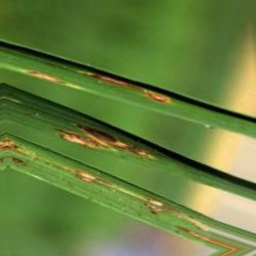
#> input picture outputs/datasets/final_train_balanced_complete/BL/aug_BL_00011_blast__0_1331.jpg, 256 x 256 px; its folder holds only this picture in this run
$ python infer.py -i ../outputs/datasets/final_train_balanced_complete/BL/aug_BL_00011_blast__0_1331.jpg
#> lines starting #> are read from the running program, lines starting #| are printed output that depends on the picture; after the words box and inside, x2 and y2 are one past the last pixel; in counts of white or black regions, pixels touching at a corner belong together
### src/preprocessing.py
"""Image preprocessing: Resizing to 224x224 and Logarithmic Illumination Enhancement.
Paper Reference: Section "Image preprocessing", Eqs. 2, 7, 8 (Pages 7-9).
"""

import os
from typing import Tuple, Union
import cv2
import numpy as np


def load_image_rgb(image_path: str) -> np.ndarray:
    """Load an image from disk and convert to RGB format."""
    if not os.path.isfile(image_path):
        raise FileNotFoundError(f"Image not found at path: {image_path}")

    bgr = cv2.imread(image_path)
    if bgr is None:
        raise ValueError(f"Failed to decode image: {image_path}")

    rgb = cv2.cvtColor(bgr, cv2.COLOR_BGR2RGB)
    return rgb


def resize_image(image: np.ndarray, target_size: Tuple[int, int] = (224, 224)) -> np.ndarray:
    """Resize image to target (height, width) matching Eq. 2 of the paper."""
    h, w = target_size
    # cv2.resize expects (width, height)
    resized = cv2.resize(image, (w, h), interpolation=cv2.INTER_LINEAR)
    return resized


def apply_logarithmic_enhancement(
    image: np.ndarray,
    c: float = 2.0
) -> np.ndarray:
    """Apply the paper's logarithmic illumination enhancement.

    Eq. 7: DtNorm = Dt / 255
    Eq. 8: DtLog = c * log(1 + DtNorm), with c = 2.0

    Args:
        image: RGB uint8 image array with shape (H, W, 3).
        c: Scaling constant (default 2.0 as specified in paper Eq. 8).

    Returns:
        Enhanced float32 array in range [0, c * ln(2)] ≈ [0, 1.3863].
    """
    if image.dtype != np.uint8 and image.max() > 1.0:
        norm = image.astype(np.float32) / 255.0
    elif image.dtype == np.uint8:
        norm = image.astype(np.float32) / 255.0
    else:
        norm = image.astype(np.float32)

    norm = np.clip(norm, 0.0, 1.0)
    # Using np.log1p for numerical accuracy: log(1 + x)
    enhanced = c * np.log1p(norm)
    return enhanced.astype(np.float32)


def preprocess_image(
    image_path: str,
    target_size: Tuple[int, int] = (224, 224),
    c: float = 2.0
) -> Tuple[np.ndarray, np.ndarray]:
    """Complete image loading, resizing, and logarithmic enhancement pipeline.

    Returns:
        (resized_rgb_uint8, enhanced_float32)
    """
    raw_rgb = load_image_rgb(image_path)
    resized = resize_image(raw_rgb, target_size=target_size)
    enhanced = apply_logarithmic_enhancement(resized, c=c)
    return resized, enhanced

### src/features.py
"""Handcrafted Feature Extraction: Color Correlogram, Multi-Level MCLBP, and Feature Fusion.
Paper Reference: Section "Feature extraction", Eqs. 9-13 (Pages 9-13).

- Color Correlogram (CC): 16 quantized colors, spatial distance D=1, joint probability matrix (256-D).
- Multi-Level MCLBP: 3x3 patch (P=8, R=1), 256 bins per channel (R, G, B), L x L grid blocks (L^2 * 768-D).
- Feature Fusion: Horizontal vector concatenation [CC + MCLBP] yielding 256 + (L^2 * 768) dimensions.
"""

import hashlib
import os
from typing import Dict, List, Optional, Tuple, Union
import cv2
import numpy as np


def quantize_16_colors(rgb_img: np.ndarray) -> np.ndarray:
    """Quantize RGB image into 16 discrete color bins matching paper's 16-bin design.
    4 bins on Green, 2 bins on Red, 2 bins on Blue:
    Red: [0..127]->0, [128..255]->1 (2 levels)
    Green: [0..63]->0, [64..127]->1, [128..191]->2, [192..255]->3 (4 levels)
    Blue: [0..127]->0, [128..255]->1 (2 levels)
    Resulting index in [0, 15].
    """
    if rgb_img.dtype != np.uint8 and rgb_img.max() <= 1.5:
        # If float normalized or enhanced, scale to [0, 255]
        scaled = np.clip(rgb_img * (255.0 / max(1e-5, rgb_img.max())), 0, 255).astype(np.uint8)
    else:
        scaled = np.clip(rgb_img, 0, 255).astype(np.uint8)

    r = (scaled[:, :, 0] // 128).astype(np.int32)
    g = (scaled[:, :, 1] // 64).astype(np.int32)
    b = (scaled[:, :, 2] // 128).astype(np.int32)

    color_map = (r * 8 + g * 2 + b).astype(np.int32)
    return color_map


def compute_color_correlogram(
    rgb_img: np.ndarray,
    distance: int = 1,
    normalize: bool = True
) -> np.ndarray:
    """Compute Color Correlogram table according to Eq. 9.
    Indexed by color pairs (c_i, c_j) at spatial distance D.

    Returns:
        1D array of shape (256,) representing the 16x16 joint co-occurrence probabilities.
    """
    c_map = quantize_16_colors(rgb_img)
    h, w = c_map.shape
    d = distance

    # 8-connected neighborhood at distance d (Chebyshev distance)
    shifts = [
        (-d, -d), (-d, 0), (-d, d),
        (0, -d),           (0, d),
        (d, -d),  (d, 0),  (d, d)
    ]

    co_occurrence = np.zeros(256, dtype=np.float64)

    for dy, dx in shifts:
        y1_s = max(0, -dy); y1_e = min(h, h - dy)
        x1_s = max(0, -dx); x1_e = min(w, w - dx)
        y2_s = max(0, dy);  y2_e = min(h, h + dy)
        x2_s = max(0, dx);  x2_e = min(w, w + dx)

        c1 = c_map[y1_s:y1_e, x1_s:x1_e].ravel()
        c2 = c_map[y2_s:y2_e, x2_s:x2_e].ravel()

        pairs = c1 * 16 + c2
        counts = np.bincount(pairs, minlength=256)
        co_occurrence += counts

    if normalize:
        total = co_occurrence.sum()
        if total > 0:
            co_occurrence = co_occurrence / total

    return co_occurrence.astype(np.float32)


def compute_channel_lbp(channel: np.ndarray) -> np.ndarray:
    """Compute classical 3x3 LBP with P=8, R=1 on a single 2D channel array (Eq. 11)."""
    h, w = channel.shape
    center = channel[1:-1, 1:-1]
    lbp = np.zeros((h - 2, w - 2), dtype=np.uint8)

    # 8-neighbor offsets and corresponding bit weights 2^p
    # Order: (-1,-1), (-1,0), (-1,1), (0,1), (1,1), (1,0), (1,-1), (0,-1)
    shifts = [
        (-1, -1, 0), (-1, 0, 1), (-1, 1, 2), (0, 1, 3),
        (1, 1, 4),   (1, 0, 5),  (1, -1, 6), (0, -1, 7)
    ]

    for dy, dx, bit in shifts:
        neigh = channel[1 + dy : h - 1 + dy, 1 + dx : w - 1 + dx]
        lbp |= ((neigh >= center).astype(np.uint8) << bit)

    return lbp


def extract_mclbp_multilevel(
    img_rgb: np.ndarray,
    level: int = 5,
    l1_normalize_blocks: bool = True
) -> np.ndarray:
    """Extract Multi-Level Multi-Channel Local Binary Pattern (MCLBP) features.

    Paper Reference:
    - Eq. 10: Decomposes image into N = L^2 equal blocks.
    - Eq. 11: 256-bin LBP histogram per channel.
    - Eq. 12: Concatenates across Red, Green, Blue channels (768 features per block).

    Args:
        img_rgb: RGB image (uint8 or float) with shape (H, W, 3).
        level: Multi-level grid count L (yields L^2 blocks).
        l1_normalize_blocks: Whether each block's 768-D histogram is L1 normalized.

    Returns:
        1D array of shape (L^2 * 768,).
    """
    if level < 1:
        raise ValueError(f"MCLBP level must be >= 1, got {level}")

    h, w, c = img_rgb.shape
    block_h = h // level
    block_w = w // level

    # Precompute full LBP map for all 3 color channels
    lbp_maps = []
    for ch in range(3):
        channel_data = img_rgb[:, :, ch]
        lbp_map = compute_channel_lbp(channel_data)
        lbp_maps.append(lbp_map)

    # Valid inner LBP region has shape (h-2, w-2)
    inner_h, inner_w = h - 2, w - 2

    block_descriptors = []
    for bi in range(level):
        for bj in range(level):
            y_s = max(0, bi * block_h - 1)
            y_e = min(inner_h, (bi + 1) * block_h - 1)
            x_s = max(0, bj * block_w - 1)
            x_e = min(inner_w, (bj + 1) * block_w - 1)

            ch_hists = []
            for ch in range(3):
                sub_lbp = lbp_maps[ch][y_s:y_e, x_s:x_e]
                hist, _ = np.histogram(sub_lbp, bins=256, range=(0, 256))
                hist = hist.astype(np.float64)
                ch_hists.append(hist)

            block_vec = np.concatenate(ch_hists)  # Shape (768,)
            if l1_normalize_blocks:
                total = block_vec.sum()
                if total > 0:
                    block_vec = block_vec / total
            block_descriptors.append(block_vec)

    mclbp_feature_vector = np.concatenate(block_descriptors)
    return mclbp_feature_vector.astype(np.float32)


def fuse_features(cc_vec: np.ndarray, mclbp_vec: np.ndarray) -> np.ndarray:
    """Concatenate CC and MCLBP feature vectors matching Eq. 13 of the paper.

    FE = [gamma(D) + LBP(RGB)]

    Returns:
        1D array of shape (256 + L^2 * 768,).
    """
    return np.concatenate([cc_vec, mclbp_vec]).astype(np.float32)


def extract_fused_features_for_image(
    image_rgb: np.ndarray,
    level: int = 5,
    cc_distance: int = 1,
    l1_normalize_blocks: bool = True
) -> np.ndarray:
    """End-to-end extraction and fusion of CC and MCLBP features for a single image."""
    cc = compute_color_correlogram(image_rgb, distance=cc_distance, normalize=True)
    mclbp = extract_mclbp_multilevel(image_rgb, level=level, l1_normalize_blocks=l1_normalize_blocks)
    fused = fuse_features(cc, mclbp)
    return fused


# [12 lines left out: function get_feature_cache_path, not called in this run]

### src/infer.py
"""Single-image inference pipeline for rice plant disease classification.
Reproduces the paper's exact feature extraction, scaling, and classification steps:
1. Input validation & loading (JPG, JPEG, PNG, 3-channel color).
2. Resizing to 224x224 & Logarithmic Illumination Enhancement (c=2.0).
3. 256-D Color Correlogram + 6,912-D Level 3 MCLBP feature fusion (7,168-D).
4. Feature standardization via fitted StandardScaler from training.
5. One-Against-All RBF SVM prediction and decision scores.
"""

import argparse
import json
import os
import sys
from pathlib import Path
from typing import Dict, List, Optional, Tuple, Union
import cv2
import numpy as np

from src.features import extract_fused_features_for_image
from src.model import RicePlantClassifier
from src.preprocessing import preprocess_image


# Verified agronomic and taxonomic disease metadata
DISEASE_METADATA = {
    "BL": {
        "full_name": "Blast",
        "scientific_name": "Magnaporthe oryzae (syn. Pyricularia oryzae)",
        "pathogen_type": "Fungus",
        "description": "Fungal disease causing diamond-shaped or spindle lesions with gray centers on rice leaves."
    },
    "BLB": {
        "full_name": "Bacterial Leaf Blight",
        "scientific_name": "Xanthomonas oryzae pv. oryzae",
        "pathogen_type": "Bacterium",
        "description": "Bacterial vascular disease producing yellow-orange wavy lesions progressing down the leaf blades."
    },
    "BS": {
        "full_name": "Brown Spot",
        "scientific_name": "Bipolaris oryzae (syn. Helminthosporium oryzae)",
        "pathogen_type": "Fungus",
        "description": "Fungal disease exhibiting small, oval to circular brown spots with lighter brownish centers."
    },
    "SB": {
        "full_name": "Sheath Blight",
        "scientific_name": "Rhizoctonia solani (teleomorph: Thanatephorus cucumeris)",
        "pathogen_type": "Fungus",
        "description": "Soilborne fungal disease forming snake-skin like, irregular grayish-green water-soaked lesions."
    },
    "TU": {
        "full_name": "Tungro",
        "scientific_name": "Rice tungro bacilliform virus (RTBV) & Rice tungro spherical virus (RTSV)",
        "pathogen_type": "Virus complex",
        "description": "Leafhopper-vectored viral disease causing leaf yellowing, stunting, and reduced tillering."
    }
}

ALLOWED_EXTENSIONS = {".jpg", ".jpeg", ".png"}

# Global cache for the loaded model to avoid redundant disk I/O on repeated calls
_CACHED_MODEL: Optional[RicePlantClassifier] = None
_CACHED_MODEL_PATH: Optional[str] = None


def get_model(model_path: str = "outputs/final_model/rice_svm_model.pkl") -> RicePlantClassifier:
    """Load and cache the trained RicePlantClassifier artifact."""
    global _CACHED_MODEL, _CACHED_MODEL_PATH
    if _CACHED_MODEL is None or _CACHED_MODEL_PATH != model_path:
        if not os.path.isfile(model_path):
            raise FileNotFoundError(f"Trained model artifact not found at: {model_path}")
        _CACHED_MODEL = RicePlantClassifier.load(model_path)
        _CACHED_MODEL_PATH = model_path
    return _CACHED_MODEL


def validate_image_file(image_path: str) -> Path:
    """Validate that the input image path exists, has supported format, and is readable."""
    path = Path(image_path)
    if not path.exists():
        raise FileNotFoundError(f"Input image file does not exist: {image_path}")
    if not path.is_file():
        raise ValueError(f"Input path is not a regular file: {image_path}")

    ext = path.suffix.lower()
    if ext not in ALLOWED_EXTENSIONS:
        raise ValueError(
            f"Unsupported file extension '{ext}'. Supported formats: {sorted(list(ALLOWED_EXTENSIONS))}"
        )

    return path


def load_and_validate_rgb(image_path: str) -> np.ndarray:
    """Load image from disk and strictly validate dimensions and color channels."""
    path = validate_image_file(image_path)

    # Read image using OpenCV
    bgr = cv2.imread(str(path), cv2.IMREAD_UNCHANGED)
    if bgr is None:
        raise ValueError(f"Failed to decode image. File may be corrupted or not a valid image: {image_path}")

    # Check channel count
    if bgr.ndim == 2:
        raise ValueError(
            f"Incompatible image format: Image '{path.name}' is single-channel grayscale (2D). "
            f"The pipeline requires 3-channel color (RGB) images."
        )

    if bgr.ndim == 3 and bgr.shape[2] == 1:
        raise ValueError(
            f"Incompatible image format: Image '{path.name}' has only 1 channel. "
            f"The pipeline requires 3-channel color (RGB) images."
        )

    if bgr.ndim == 3 and bgr.shape[2] == 4:
        # Convert BGRA to BGR
        bgr = cv2.cvtColor(bgr, cv2.COLOR_BGRA2BGR)
    elif bgr.ndim == 3 and bgr.shape[2] != 3:
        raise ValueError(
            f"Incompatible image format: Image '{path.name}' has unexpected number of channels: {bgr.shape[2]}."
        )

    # Verify dimensions are viable
    if bgr.shape[0] < 16 or bgr.shape[1] < 16:
        raise ValueError(
            f"Image dimensions ({bgr.shape[1]}x{bgr.shape[0]}) are too small. Minimum required: 16x16 pixels."
        )

    rgb = cv2.cvtColor(bgr, cv2.COLOR_BGR2RGB)
    return rgb


def predict_rice_disease(
    image_path: str,
    model_path: str = "outputs/final_model/rice_svm_model.pkl",
    level: int = 3,
    cc_distance: int = 1,
    log_c: float = 2.0
) -> Dict:
    """Execute end-to-end inference on a single rice leaf image.

    Pipeline Steps:
    1. Validate input path, file integrity, and 3-channel RGB representation.
    2. Resize to 224x224 & apply logarithmic illumination enhancement (c=2.0).
    3. Extract 256-D Color Correlogram features.
    4. Extract 6,912-D Level 3 MCLBP features (3x3 grid * 768 bins/block).
    5. Concatenate to 7,168-D fused feature vector.
    6. Transform using the trained StandardScaler embedded in the saved model.
    7. Predict class and compute per-class SVM decision scores.

    Note:
        Decision scores are raw One-Against-All SVM hyperplane margins,
        where higher positive scores indicate stronger separation.
        They are not calibrated probabilities.

    Returns:
        Structured dictionary containing predicted class, full disease name,
        pathogen metadata, decision scores, and ranked class list.
    """
    # 1. Validate & load image
    rgb_raw = load_and_validate_rgb(image_path)

    # 2. Preprocess: 224x224 resize and logarithmic enhancement
    # (Matches training pipeline: src.preprocessing.preprocess_image)
    resized_rgb, enhanced_img = preprocess_image(
        image_path=image_path,
        target_size=(224, 224),
        c=log_c
    )

    # 3-5. Feature extraction & fusion (Matches src.features)
    fused_features = extract_fused_features_for_image(
        image_rgb=enhanced_img,
        level=level,
        cc_distance=cc_distance,
        l1_normalize_blocks=True
    )

    # Verify exact feature dimensionality
    expected_dim = 256 + (level ** 2) * 768  # 7,168 for level 3
    if fused_features.shape[0] != expected_dim:
        raise ValueError(
            f"Extracted feature dimension mismatch: Expected {expected_dim}, got {fused_features.shape[0]}"
        )

    # 6. Load model and verify scaler
    clf = get_model(model_path)
    if clf.scaler is None or clf.scaler.n_features_in_ != expected_dim:
        raise ValueError(
            f"Model scaler feature dimension mismatch: Expected {expected_dim}, "
            f"got {getattr(clf.scaler, 'n_features_in_', None)}"
        )

    # 7. Predict & compute decision function
    X = np.expand_dims(fused_features, axis=0)  # Shape (1, 7168)
    pred_label = str(clf.predict(X)[0])
    raw_scores = clf.decision_function(X)[0]

    # Build per-class scores and ranking
    class_names = [str(c) for c in clf.classes_]
    scores_dict = {}
    ranked_list = []

    for cls_name, score in zip(class_names, raw_scores):
        sc_val = float(score)
        scores_dict[cls_name] = sc_val
        meta = DISEASE_METADATA.get(cls_name, {})
        ranked_list.append({
            "class": cls_name,
            "full_name": meta.get("full_name", cls_name),
            "decision_score": sc_val
        })

    # Sort ranking by decision score descending
    ranked_list.sort(key=lambda item: item["decision_score"], reverse=True)
    for rank_idx, item in enumerate(ranked_list, start=1):
        item["rank"] = rank_idx

    winning_meta = DISEASE_METADATA.get(pred_label, {})

    result = {
        "image_path": str(image_path),
        "predicted_class": pred_label,
        "full_disease_name": winning_meta.get("full_name", pred_label),
        "scientific_name": winning_meta.get("scientific_name", "Unknown"),
        "pathogen_type": winning_meta.get("pathogen_type", "Unknown"),
        "description": winning_meta.get("description", ""),
        "decision_score": float(scores_dict[pred_label]),
        "decision_scores": scores_dict,
        "ranked_classes": ranked_list,
        "feature_dimension": int(expected_dim),
        "mclbp_level": int(level),
        "model_kernel": str(clf.kernel),
        "note": "Decision scores represent raw One-vs-Rest SVM margin distances (not probabilities)."
    }

    return result


# [35 lines left out: function format_text_output, not called in this run]


def main():
    parser = argparse.ArgumentParser(
        description="Predict rice plant disease from a single leaf image (JPG, JPEG, PNG)."
    )
    parser.add_argument(
        "--image", "-i",
        required=True,
        help="Path to the input rice leaf image file."
    )
    parser.add_argument(
        "--model", "-m",
        default="outputs/final_model/rice_svm_model.pkl",
        help="Path to the trained One-vs-Rest SVM model artifact."
    )
    parser.add_argument(
        "--json",
        action="store_true",
        help="Output result as JSON."
    )
    args = parser.parse_args()

    try:
        result = predict_rice_disease(image_path=args.image, model_path=args.model)
#> in load_and_validate_rgb, bgr is the input picture: shape (256, 256, 3); mean B, G, R 60.9, 126.9, 101.7
#> in apply_logarithmic_enhancement, `enhanced = c * np.log1p(norm)`:
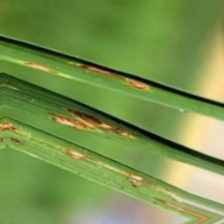
#> enhanced: shape (224, 224, 3) float32; mean R, G, B 0.654, 0.797, 0.416; drawn with min black and max white
#> in quantize_16_colors, `r = (scaled[:, :, 0] // 128).astype(np.int32)`:
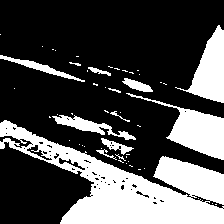
#> r: shape (224, 224) int32; values 0 (black) and 1 (white), 30.3% white; 52 white regions (40 under 20 px), largest, box (x1, y1, x2, y2) and area: (0, 120, 224, 224) 9588, (126, 93, 224, 160) 2081, (175, 25, 224, 103) 1717
#> in quantize_16_colors, `g = (scaled[:, :, 1] // 64).astype(np.int32)`:
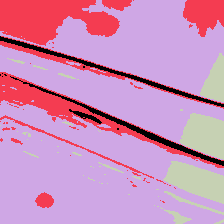
#> g: shape (224, 224) int32; 4 distinct labels, from 0 to 3; one colour per label, 0 black
#> in quantize_16_colors, `color_map = (r * 8 + g * 2 + b).astype(np.int32)`:
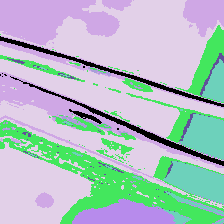
#> color_map: shape (224, 224) int32; 8 distinct labels, from 0 to 15; one colour per label, 0 black
#> after the loop in compute_color_correlogram, `for dy, dx in shifts:`: co_occurrence = 256 values, max 180286 at index 68, min 0 at index 1, mean 1557.5
#> in compute_color_correlogram, `total = co_occurrence.sum()`: total = 398724
#> in compute_color_correlogram, `co_occurrence = co_occurrence / total`: co_occurrence = 256 values, max 0.452 at index 68, min 0 at index 1, mean 0.00391
#> in extract_fused_features_for_image, `cc = compute_color_correlogram(image_rgb, distance=cc_distance, normal..`: cc has the same summary as co_occurrence in compute_color_correlogram
#> the loop in extract_mclbp_multilevel, `for ch in range(3):` made 3 passes
#> pass 1, in extract_mclbp_multilevel, `lbp_map = compute_channel_lbp(channel_data)`:
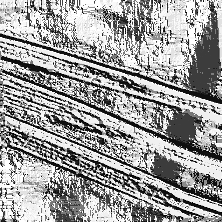
#> lbp_map: shape (222, 222); min 0, max 255, mean 157.6
#> after the loop in extract_mclbp_multilevel, `for ch in range(3):`:
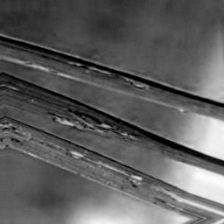
#> channel_data: shape (224, 224) float32; min 0, max 1.12, mean 0.416; drawn with min black and max white
#> after the loop in extract_mclbp_multilevel, `for ch in range(3):`: lbp_maps = 3 items
#> after the loop in extract_mclbp_multilevel, `for bi in range(level):`:
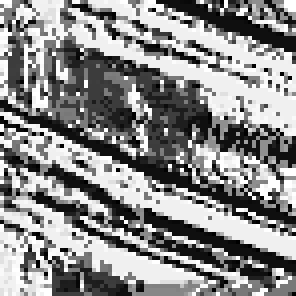
#> sub_lbp: shape (74, 74) (shown 4 times larger); min 0, max 255, mean 138.8
#> after the loop in extract_mclbp_multilevel, `for bi in range(level):`: block_descriptors = 9 items
#> in extract_mclbp_multilevel, `mclbp_feature_vector = np.concatenate(block_descriptors)`: mclbp_feature_vector = 6912 values, max 0.0671 at index 6384, min 0 at index 17, mean 0.0013
#> in extract_fused_features_for_image, `mclbp = extract_mclbp_multilevel(image_rgb, level=level, l1_normalize_..`: mclbp has the same summary as mclbp_feature_vector in extract_mclbp_multilevel
#> in extract_fused_features_for_image, `fused = fuse_features(cc, mclbp)`: fused = 7168 values, max 0.452 at index 68, min 0 at index 1, mean 0.0014
#> in predict_rice_disease, `fused_features = extract_fused_features_for_image( image_rgb=enhanced_..`: fused_features has the same summary as fused in extract_fused_features_for_image
        if args.json:
            print(json.dumps(result, indent=2))
        else:
            print(format_text_output(result))
    except Exception as exc:
        print(f"Error during inference: {exc}", file=sys.stderr)
#> (the run stopped early here; a loop or call above may not have finished)
